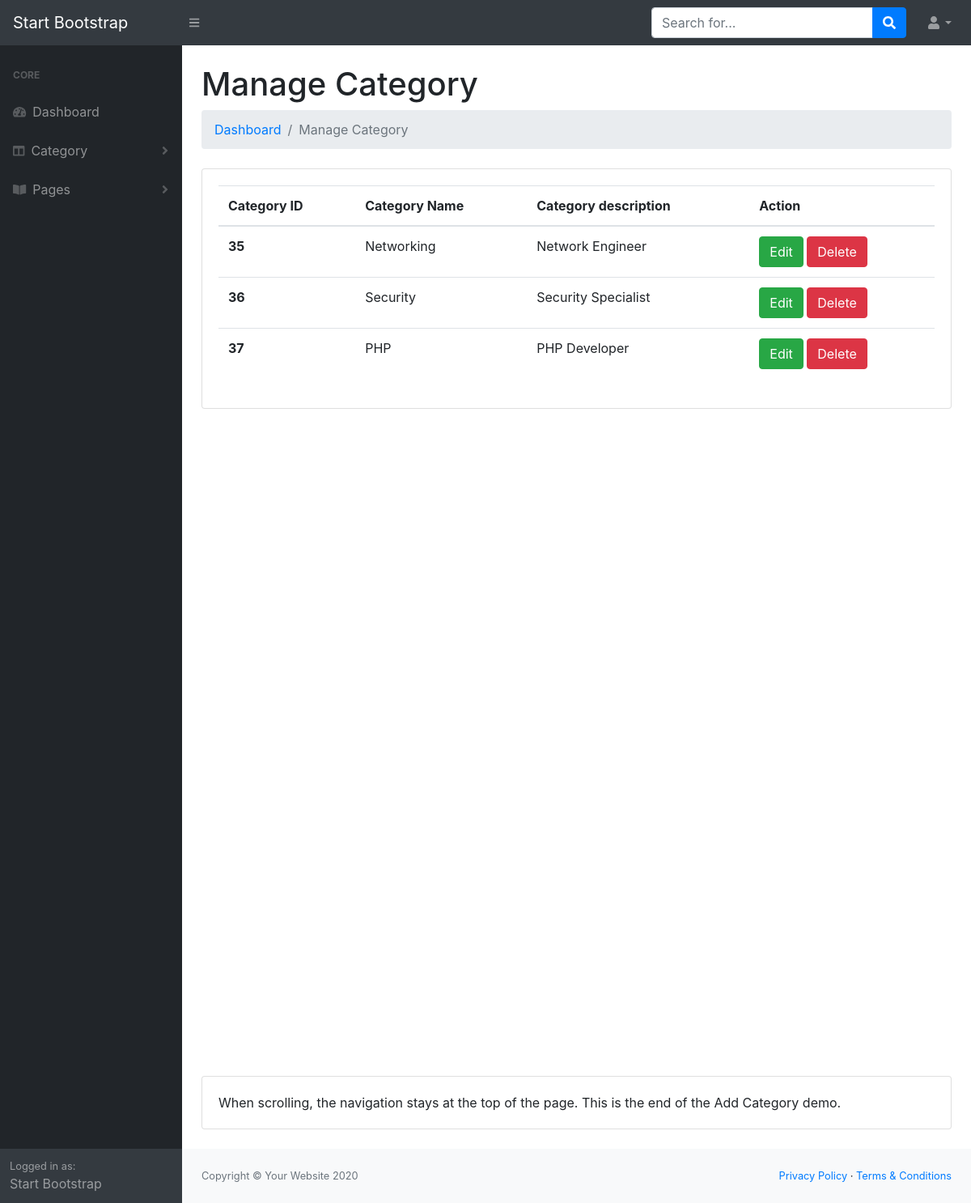
/admin/managecat.php, run on the app's committed database.
### tables this page shows
CREATE TABLE `category` (
  `cat_id` int(255) NOT NULL,
  `cat_name` text NOT NULL,
  `cat_des` longtext NOT NULL
);

### admin/managecat.php (the view, shortened to what this page needs)
<?php
require 'dbconnect.php';
$sql = "SELECT * FROM category";
if (mysqli_query($conn, $sql)) {
    $tableData = mysqli_query($conn, $sql);
} else {
    echo "Error: " . $sql . "<br>" . $conn->error;
}
?>
<!DOCTYPE html>
<html lang="en">
<head>
    <link href="css/styles.css" rel="stylesheet" />
</head>
<body>
    <nav class="sb-topnav navbar navbar-expand navbar-dark bg-dark">
        <a class="navbar-brand" href="index.php">Start Bootstrap</a>
        <button class="btn btn-link btn-sm order-1 order-lg-0" id="sidebarToggle" href="#"><i
                class="fas fa-bars"></i></button>
        <form class="d-none d-md-inline-block form-inline ml-auto mr-0 mr-md-3 my-2 my-md-0">
            <div class="input-group">
                <input class="form-control" type="text" placeholder="Search for..." aria-label="Search"
                    aria-describedby="basic-addon2" />
                <div class="input-group-append">
                    <button class="btn btn-primary" type="button"><i class="fas fa-search"></i></button>
                </div>
            </div>
        </form>
        <ul class="navbar-nav ml-auto ml-md-0">
            <li class="nav-item dropdown">
                <a class="nav-link dropdown-toggle" id="userDropdown" href="#" role="button" data-toggle="dropdown"
                    aria-haspopup="true" aria-expanded="false"><i class="fas fa-user fa-fw"></i></a>
            </li>
        </ul>
    </nav>
    <div id="layoutSidenav">
        <div id="layoutSidenav_nav">
            <nav class="sb-sidenav accordion sb-sidenav-dark" id="sidenavAccordion">
                <div class="sb-sidenav-menu">
                    <div class="nav">
                        <div class="sb-sidenav-menu-heading">Core</div>
                        <a class="nav-link" href="index.php">
                            <div class="sb-nav-link-icon"><i class="fas fa-tachometer-alt"></i></div>
                            Dashboard
                        </a>
                        <a class="nav-link collapsed" href="#" data-toggle="collapse" data-target="#collapseLayouts"
                            aria-expanded="false" aria-controls="collapseLayouts">
                            <div class="sb-nav-link-icon"><i class="fas fa-columns"></i></div>
                            Category
                            <div class="sb-sidenav-collapse-arrow"><i class="fas fa-angle-down"></i></div>
                        </a>
                        <a class="nav-link collapsed" href="#" data-toggle="collapse" data-target="#collapsePages"
                            aria-expanded="false" aria-controls="collapsePages">
                            <div class="sb-nav-link-icon"><i class="fas fa-book-open"></i></div>
                            Pages
                            <div class="sb-sidenav-collapse-arrow"><i class="fas fa-angle-down"></i></div>
                        </a>
                    </div>
                </div>
                <div class="sb-sidenav-footer">
                    <div class="small">Logged in as:</div>
                    Start Bootstrap
                </div>
            </nav>
        </div>
        <div id="layoutSidenav_content">
            <main>
                <div class="container-fluid">
                    <h1 class="mt-4">Manage Category</h1>
                    <ol class="breadcrumb mb-4">
                        <li class="breadcrumb-item"><a href="index.php">Dashboard</a></li>
                        <li class="breadcrumb-item active">Manage Category</li>
                    </ol>
                    <div class="card mb-4">
                        <div class="card-body">
                            <table class="table">
                                <thead>
                                    <tr>
                                        <th scope="col">Category ID</th>
                                        <th scope="col">Category Name</th>
                                        <th scope="col">Category description</th>
                                        <th scope="col">Action</th>
                                    </tr>
                                </thead>
                                <tbody>
                                    <?php while ($row = mysqli_fetch_assoc($tableData)) { ?>
                                        <tr>
                                            <th scope="row">
                                                <?php echo $row['cat_id']; ?>
                                            </th>
                                            <td>
                                                <?php echo $row['cat_name']; ?>
                                            </td>
                                            <td>
                                                <?php echo $row['cat_des']; ?>
                                            </td>
                                            <td>
                                                <a class="btn btn-success" href="#">Edit</a>
                                                <a class="btn btn-danger"
                                                    href="?status=delete&&id=<?php echo $row['cat_id']; ?>">Delete</a>
                                            </td>
                                        </tr>
                                    <?php } ?>
                                </tbody>
                            </table>
                        </div>
                    </div>
                    <div style="height: 100vh;"></div>
                    <div class="card mb-4">
                        <div class="card-body">When scrolling, the navigation stays at the top of the page. This is the
                            end of the Add Category demo.</div>
                    </div>
                </div>
            </main>
            <footer class="py-4 bg-light mt-auto">
                <div class="container-fluid">
                    <div class="d-flex align-items-center justify-content-between small">
                        <div class="text-muted">Copyright &copy; Your Website 2020</div>
                        <div>
                            <a href="#">Privacy Policy</a>
                            &middot;
                            <a href="#">Terms &amp; Conditions</a>
                        </div>
                    </div>
                </div>
            </footer>
        </div>
    </div>
</body>
</html>

### data on the page
category: cat_id "35", cat_name "Networking", cat_des "Network Engineer"
category: cat_id "36", cat_name "Security", cat_des "Security Specialist"
category: cat_id "37", cat_name "PHP", cat_des "PHP Developer"
